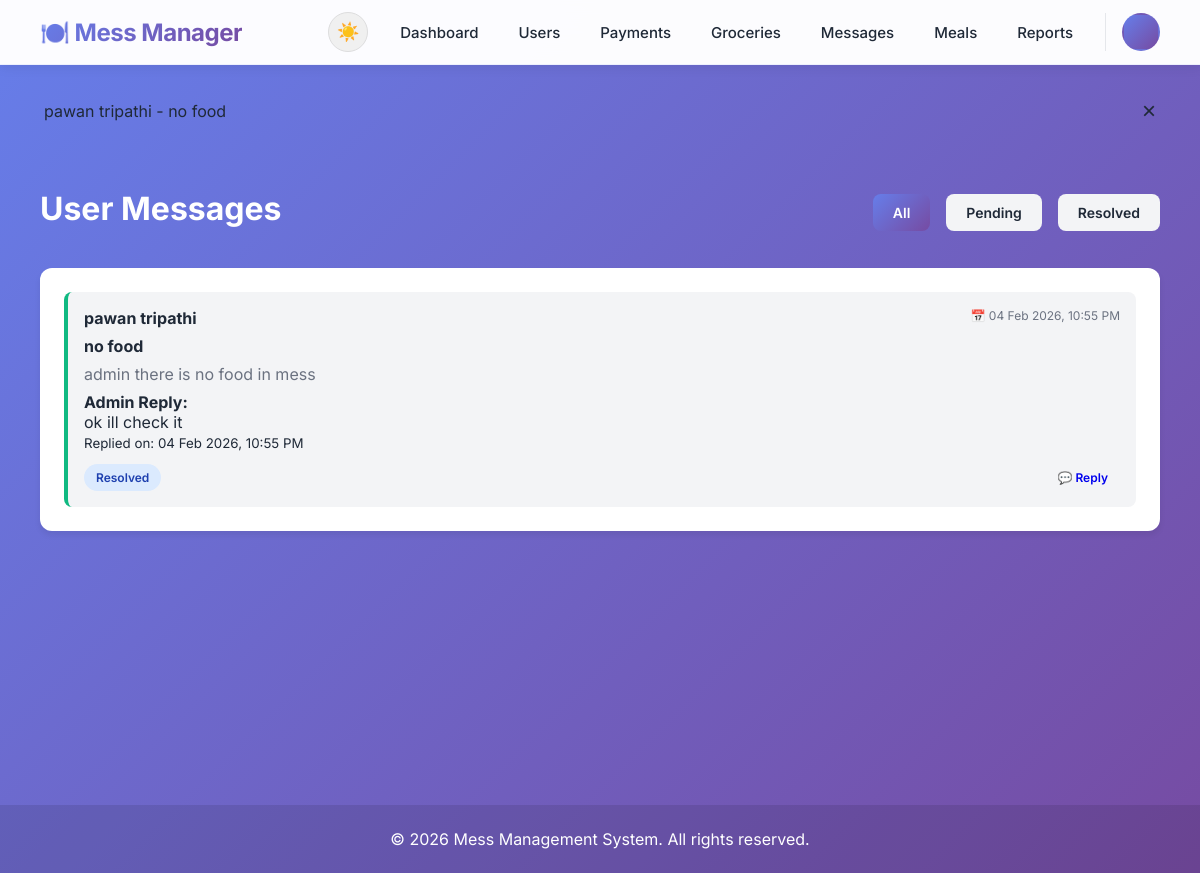
The app's page /manage/messages/ (signed in) with its own data.
### core/models.py (models this page shows)
class Message(models.Model):
    STATUS_CHOICES = (
        ('pending', 'Pending'),
        ('resolved', 'Resolved'),
    )
    MESSAGE_TYPE_CHOICES = (
        ('user', 'User Message'),
        ('system', 'System/Reminder'),
    )
    user = models.ForeignKey(User, on_delete=models.CASCADE, related_name='messages')
    subject = models.CharField(max_length=200)
    message = models.TextField()
    message_type = models.CharField(max_length=10, choices=MESSAGE_TYPE_CHOICES, default='user', help_text="Type of message")
    status = models.CharField(max_length=10, choices=STATUS_CHOICES, default='pending')
    created_at = models.DateTimeField(auto_now_add=True)
    resolved_at = models.DateTimeField(blank=True, null=True)
    admin_reply = models.TextField(blank=True, null=True, help_text="Admin's response to this message")
    replied_at = models.DateTimeField(blank=True, null=True)
    user_reply = models.TextField(blank=True, null=True, help_text="User's response to admin reply")
    user_replied_at = models.DateTimeField(blank=True, null=True)
    def __str__(self):
        return f"{self.user.get_full_name()} - {self.subject}"
    class Meta:
        verbose_name = 'Message'
        verbose_name_plural = 'Messages'
        ordering = ['-created_at']

### core/views.py (the view)
# urls.py: path('manage/messages/', views.admin_messages, name='admin_messages'),
@admin_required
def admin_messages(request):
    status_filter = request.GET.get('status', 'all')
    if status_filter == 'all':
        message_list = Message.objects.select_related('user').filter(message_type='user').order_by('-created_at')
    else:
        message_list = Message.objects.select_related('user').filter(message_type='user', status=status_filter).order_by('-created_at')
    context = {
        'messages': message_list,
        'status_filter': status_filter,
    }
    return render(request, 'admin/messages.html', context)

### templates/admin/messages.html (shortened to what this page needs)
{% extends 'base.html' %}
{% block content %}
<div class="page-header">
    <h1>User Messages</h1>
    <div class="filter-group">
        <a href="?status=all"
            class="btn {% if status_filter == 'all' %}btn-primary{% else %}btn-secondary{% endif %}">All</a>
        <a href="?status=pending"
            class="btn {% if status_filter == 'pending' %}btn-primary{% else %}btn-secondary{% endif %}">Pending</a>
        <a href="?status=resolved"
            class="btn {% if status_filter == 'resolved' %}btn-primary{% else %}btn-secondary{% endif %}">Resolved</a>
    </div>
</div>
<div class="card">
    <div class="card-body">
        {% if messages %}
        <div class="messages-list">
            {% for msg in messages %}
            <div
                class="message-item {% if msg.status == 'pending' %}message-pending{% else %}message-resolved{% endif %}">
                <div class="message-header">
                    <strong>{{ msg.user.get_full_name }}</strong>
                    <span class="message-date">📅 {{ msg.created_at|date:"d M Y, h:i A" }}</span>
                </div>
                <div class="message-subject"><strong>{{ msg.subject }}</strong></div>
                <div class="message-body">{{ msg.message }}</div>
                {% if msg.admin_reply %}
                <div class="admin-reply">
                    <strong>Admin Reply:</strong>
                    <p>{{ msg.admin_reply }}</p>
                    <small class="text-muted">Replied on: {{ msg.replied_at|date:"d M Y, h:i A" }}</small>
                </div>
                {% endif %}
                <div class="message-footer">
                    <span class="badge badge-{{ msg.status }}">{{ msg.get_status_display }}</span>
                    <div class="message-actions">
                        <a href="{% url 'message_reply' msg.id %}" class="btn btn-sm btn-info">💬 Reply</a>
                    </div>
                </div>
            </div>
            {% endfor %}
        </div>
        {% else %}
        <p class="empty-state">No messages found.</p>
        {% endif %}
    </div>
</div>
{% endblock %}

### templates/base.html (shortened to what this page needs)
{% load static %}
<!DOCTYPE html>
<html lang="en">
<head>
    <link rel="stylesheet" href="{% static 'css/style.css' %}?v=2.0">
    <link rel="stylesheet" href="{% static 'css/dark-mode.css' %}?v=2.0">
    <link rel="stylesheet" href="{% static 'css/print.css' %}?v=2.0" media="print">
</head>
<body {% if user.is_authenticated %}data-user-dark-mode="{{ user.profile.dark_mode|lower }}" {% endif %}>
    <nav class="navbar">
        <div class="container">
            <div class="nav-brand">
                <h2>🍽️ Mess Manager</h2>
            </div>
            {% if user.is_authenticated %}
            <div class="nav-menu" id="navMenu">
                <button class="theme-toggle" title="Toggle Dark Mode (Ctrl+Shift+D)">
                    <span class="theme-toggle-icon" id="theme-icon">☀️</span>
                </button>
                {% if user.profile.role == 'admin' %}
                <a href="{% url 'admin_dashboard' %}" class="nav-link">Dashboard</a>
                <a href="{% url 'user_list' %}" class="nav-link">Users</a>
                <a href="{% url 'payment_list' %}" class="nav-link">Payments</a>
                <a href="{% url 'grocery_list' %}" class="nav-link">Groceries</a>
                <a href="{% url 'admin_messages' %}" class="nav-link">Messages</a>
                <a href="{% url 'meal_calendar' %}" class="nav-link">Meals</a>
                <a href="{% url 'monthly_report' %}" class="nav-link">Reports</a>
                {% endif %}
                <div class="user-menu">
                    {% if user.profile.profile_picture %}
                    <img src="{{ user.profile.profile_picture.url }}" alt="Profile" class="profile-pic-small">
                    {% else %}
                    <div class="profile-pic-placeholder">{{ user.first_name.0 }}{{ user.last_name.0 }}</div>
                    {% endif %}
                </div>
            </div>
            {% endif %}
        </div>
    </nav>
    {% if messages %}
    <div class="messages-container">
        {% for message in messages %}
        <div class="alert alert-{{ message.tags }}">
            {{ message }}
            <button class="close-btn" onclick="this.parentElement.remove()">×</button>
        </div>
        {% endfor %}
    </div>
    {% endif %}
    <main class="main-content">
        <div class="container">
            {% block content %}
            {% endblock %}
        </div>
    </main>
    <footer class="footer">
        <div class="container">
            <p>&copy; 2026 Mess Management System. All rights reserved.</p>
        </div>
    </footer>
</body>
</html>

### static/css/dark-mode.css (style rules this page uses)
body, .card, .btn, input, select, textarea, table, nav { transition: background-color 0.3s ease, color 0.3s ease, border-color 0.3s ease; }
.theme-toggle { position: relative; display: inline-flex; align-items: center; gap: 8px; cursor: pointer; padding: 8px 12px; border-radius: 20px; background-color: var(--bg-tertiary, #f0f0f0); border: 1px solid var(--border-color, #ddd); transition: all 0.3s ease; }
.theme-toggle-icon { font-size: 18px; transition: transform 0.3s ease; }

### records on screen
Message: user+subject "pawan tripathi - no food", user.get_full_name "pawan tripathi", created_at "04 Feb 2026, 10:55 PM", subject "no food", message "admin there is no food in mess", admin_reply "ok ill check it", replied_at "04 Feb 2026, 10:55 PM", status "Resolved"
